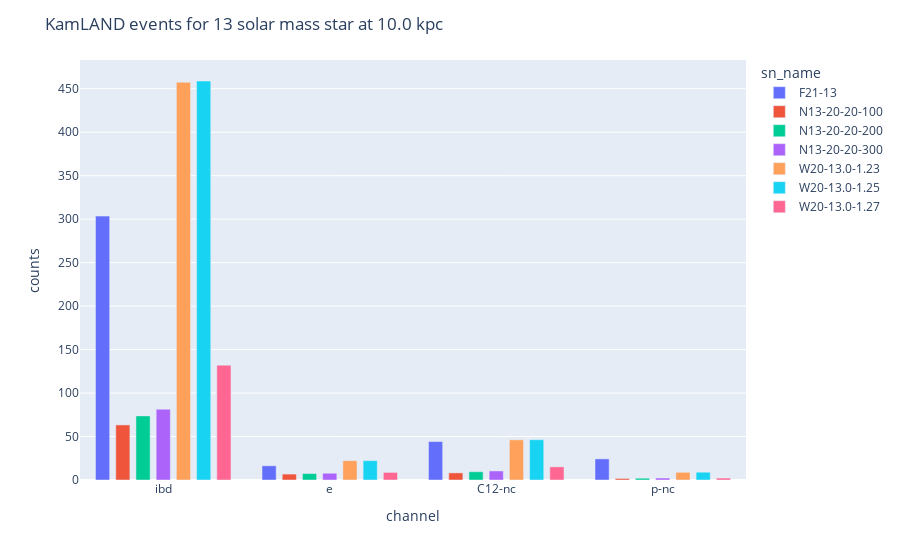

Source (notebook cell):
### Code cell
bar_channels = ['ibd', 'e', 'C12-nc', 'p-nc']
small_bars = events[events.channel.isin(bar_channels)]
bars = px.bar(small_bars, x='channel', y='counts', color='sn_name', barmode='group')
bars.layout.bargap = 0.15
bars.layout.bargroupgap = 0.3
bars.layout.title = f'KamLAND events for 13 solar mass star at {distance} kpc'
bars

### Figure 1 — Plotly figure (JSON) as saved in the notebook; plotly's stock layout.template omitted (floating-point values rounded to 4 significant figures)
{"data": [{"alignmentgroup": "True", "hovertemplate": "sn_name=F21-13<br>channel=%{x}<br>counts=%{y}<extra></extra>", "legendgroup": "F21-13", "marker": {"color": "#636efa", "pattern": {"shape": ""}}, "name": "F21-13", "offsetgroup": "F21-13", "orientation": "v", "showlegend": true, "textposition": "auto", "type": "bar", "x": ["ibd", "e", "C12-nc", "p-nc"], "xaxis": "x", "y": [303.5, 16.37, 44.18, 24.29], "yaxis": "y"}, {"alignmentgroup": "True", "hovertemplate": "sn_name=N13-20-20-100<br>channel=%{x}<br>counts=%{y}<extra></extra>", "legendgroup": "N13-20-20-100", "marker": {"color": "#EF553B", "pattern": {"shape": ""}}, "name": "N13-20-20-100", "offsetgroup": "N13-20-20-100", "orientation": "v", "showlegend": true, "textposition": "auto", "type": "bar", "x": ["ibd", "e", "C12-nc", "p-nc"], "xaxis": "x", "y": [63.33, 6.808, 8.192, 1.769], "yaxis": "y"}, {"alignmentgroup": "True", "hovertemplate": "sn_name=N13-20-20-200<br>channel=%{x}<br>counts=%{y}<extra></extra>", "legendgroup": "N13-20-20-200", "marker": {"color": "#00cc96", "pattern": {"shape": ""}}, "name": "N13-20-20-200", "offsetgroup": "N13-20-20-200", "orientation": "v", "showlegend": true, "textposition": "auto", "type": "bar", "x": ["ibd", "e", "C12-nc", "p-nc"], "xaxis": "x", "y": [73.74, 7.397, 9.514, 2.056], "yaxis": "y"}, {"alignmentgroup": "True", "hovertemplate": "sn_name=N13-20-20-300<br>channel=%{x}<br>counts=%{y}<extra></extra>", "legendgroup": "N13-20-20-300", "marker": {"color": "#ab63fa", "pattern": {"shape": ""}}, "name": "N13-20-20-300", "offsetgroup": "N13-20-20-300", "orientation": "v", "showlegend": true, "textposition": "auto", "type": "bar", "x": ["ibd", "e", "C12-nc", "p-nc"], "xaxis": "x", "y": [81.36, 7.76, 10.41, 2.277], "yaxis": "y"}, {"alignmentgroup": "True", "hovertemplate": "sn_name=W20-13.0-1.23<br>channel=%{x}<br>counts=%{y}<extra></extra>", "legendgroup": "W20-13.0-1.23", "marker": {"color": "#FFA15A", "pattern": {"shape": ""}}, "name": "W20-13.0-1.23", "offsetgroup": "W20-13.0-1.23", "orientation": "v", "showlegend": true, "textposition": "auto", "type": "bar", "x": ["ibd", "e", "C12-nc", "p-nc"], "xaxis": "x", "y": [457.5, 22.22, 46.21, 8.857], "yaxis": "y"}, {"alignmentgroup": "True", "hovertemplate": "sn_name=W20-13.0-1.25<br>channel=%{x}<br>counts=%{y}<extra></extra>", "legendgroup": "W20-13.0-1.25", "marker": {"color": "#19d3f3", "pattern": {"shape": ""}}, "name": "W20-13.0-1.25", "offsetgroup": "W20-13.0-1.25", "orientation": "v", "showlegend": true, "textposition": "auto", "type": "bar", "x": ["ibd", "e", "C12-nc", "p-nc"], "xaxis": "x", "y": [458.9, 22.28, 46.34, 8.959], "yaxis": "y"}, {"alignmentgroup": "True", "hovertemplate": "sn_name=W20-13.0-1.27<br>channel=%{x}<br>counts=%{y}<extra></extra>", "legendgroup": "W20-13.0-1.27", "marker": {"color": "#FF6692", "pattern": {"shape": ""}}, "name": "W20-13.0-1.27", "offsetgroup": "W20-13.0-1.27", "orientation": "v", "showlegend": true, "textposition": "auto", "type": "bar", "x": ["ibd", "e", "C12-nc", "p-nc"], "xaxis": "x", "y": [132.1, 8.739, 15.13, 2.252], "yaxis": "y"}], "layout": {"bargap": 0.15, "bargroupgap": 0.3, "barmode": "group", "legend": {"title": {"text": "sn_name"}, "tracegroupgap": 0}, "margin": {"t": 60}, "title": {"text": "KamLAND events for 13 solar mass star at 10.0 kpc"}, "xaxis": {"anchor": "y", "domain": [0, 1], "title": {"text": "channel"}}, "yaxis": {"anchor": "x", "domain": [0, 1], "title": {"text": "counts"}}}}
